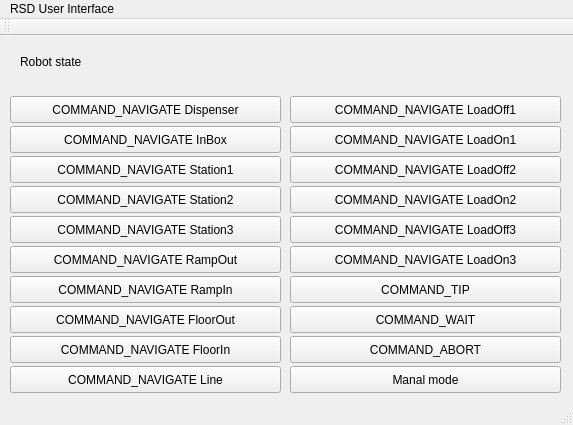
<?xml version="1.0" encoding="UTF-8"?>
<ui version="4.0">
 <class>MainWindow</class>
 <widget class="QMainWindow" name="MainWindow">
  <property name="geometry">
   <rect>
    <x>0</x>
    <y>0</y>
    <width>573</width>
    <height>425</height>
   </rect>
  </property>
  <property name="windowTitle">
   <string>MainWindow</string>
  </property>
  <widget class="QWidget" name="centralWidget">
   <widget class="QPushButton" name="commandWait">
    <property name="geometry">
     <rect>
      <x>290</x>
      <y>270</y>
      <width>271</width>
      <height>27</height>
     </rect>
    </property>
    <property name="text">
     <string>COMMAND_WAIT</string>
    </property>
   </widget>
   <widget class="QPushButton" name="commandNavigateDispenser">
    <property name="geometry">
     <rect>
      <x>10</x>
      <y>60</y>
      <width>271</width>
      <height>27</height>
     </rect>
    </property>
    <property name="text">
     <string>COMMAND_NAVIGATE Dispenser</string>
    </property>
   </widget>
   <widget class="QPushButton" name="commandNavigateInBox">
    <property name="geometry">
     <rect>
      <x>10</x>
      <y>90</y>
      <width>271</width>
      <height>27</height>
     </rect>
    </property>
    <property name="text">
     <string>COMMAND_NAVIGATE InBox</string>
    </property>
   </widget>
   <widget class="QPushButton" name="commandNavigateStation2">
    <property name="geometry">
     <rect>
      <x>10</x>
      <y>150</y>
      <width>271</width>
      <height>27</height>
     </rect>
    </property>
    <property name="text">
     <string>COMMAND_NAVIGATE Station2</string>
    </property>
   </widget>
   <widget class="QPushButton" name="commandNavigateStation3">
    <property name="geometry">
     <rect>
      <x>10</x>
      <y>180</y>
      <width>271</width>
      <height>27</height>
     </rect>
    </property>
    <property name="text">
     <string>COMMAND_NAVIGATE Station3</string>
    </property>
   </widget>
   <widget class="QPushButton" name="commandNavigateStation1">
    <property name="geometry">
     <rect>
      <x>10</x>
      <y>120</y>
      <width>271</width>
      <height>27</height>
     </rect>
    </property>
    <property name="text">
     <string>COMMAND_NAVIGATE Station1</string>
    </property>
   </widget>
   <widget class="QPushButton" name="commandNavigateRampIn">
    <property name="geometry">
     <rect>
      <x>10</x>
      <y>240</y>
      <width>271</width>
      <height>27</height>
     </rect>
    </property>
    <property name="text">
     <string>COMMAND_NAVIGATE RampIn</string>
    </property>
   </widget>
   <widget class="QPushButton" name="commandNavigateFloorOut">
    <property name="geometry">
     <rect>
      <x>10</x>
      <y>270</y>
      <width>271</width>
      <height>27</height>
     </rect>
    </property>
    <property name="text">
     <string>COMMAND_NAVIGATE FloorOut</string>
    </property>
   </widget>
   <widget class="QPushButton" name="commandNavigateRampOut">
    <property name="geometry">
     <rect>
      <x>10</x>
      <y>210</y>
      <width>271</width>
      <height>27</height>
     </rect>
    </property>
    <property name="text">
     <string>COMMAND_NAVIGATE RampOut</string>
    </property>
   </widget>
   <widget class="QPushButton" name="commandNavigateFloorIn">
    <property name="geometry">
     <rect>
      <x>10</x>
      <y>300</y>
      <width>271</width>
      <height>27</height>
     </rect>
    </property>
    <property name="text">
     <string>COMMAND_NAVIGATE FloorIn</string>
    </property>
   </widget>
   <widget class="QPushButton" name="commandNavigateLine">
    <property name="geometry">
     <rect>
      <x>10</x>
      <y>330</y>
      <width>271</width>
      <height>27</height>
     </rect>
    </property>
    <property name="text">
     <string>COMMAND_NAVIGATE Line</string>
    </property>
   </widget>
   <widget class="QPushButton" name="commandNavigateLoadOn1">
    <property name="geometry">
     <rect>
      <x>290</x>
      <y>90</y>
      <width>271</width>
      <height>27</height>
     </rect>
    </property>
    <property name="text">
     <string>COMMAND_NAVIGATE LoadOn1</string>
    </property>
   </widget>
   <widget class="QPushButton" name="commandNavigateLoadOff1">
    <property name="geometry">
     <rect>
      <x>290</x>
      <y>60</y>
      <width>271</width>
      <height>27</height>
     </rect>
    </property>
    <property name="text">
     <string>COMMAND_NAVIGATE LoadOff1</string>
    </property>
   </widget>
   <widget class="QPushButton" name="commandNavigateLoadOn2">
    <property name="geometry">
     <rect>
      <x>290</x>
      <y>150</y>
      <width>271</width>
      <height>27</height>
     </rect>
    </property>
    <property name="text">
     <string>COMMAND_NAVIGATE LoadOn2</string>
    </property>
   </widget>
   <widget class="QPushButton" name="commandNavigateLoadOff2">
    <property name="geometry">
     <rect>
      <x>290</x>
      <y>120</y>
      <width>271</width>
      <height>27</height>
     </rect>
    </property>
    <property name="text">
     <string>COMMAND_NAVIGATE LoadOff2</string>
    </property>
   </widget>
   <widget class="QPushButton" name="commandNavigateLoadOff3">
    <property name="geometry">
     <rect>
      <x>290</x>
      <y>180</y>
      <width>271</width>
      <height>27</height>
     </rect>
    </property>
    <property name="text">
     <string>COMMAND_NAVIGATE LoadOff3</string>
    </property>
   </widget>
   <widget class="QPushButton" name="commandNavigateLoadOn3">
    <property name="geometry">
     <rect>
      <x>290</x>
      <y>210</y>
      <width>271</width>
      <height>27</height>
     </rect>
    </property>
    <property name="text">
     <string>COMMAND_NAVIGATE LoadOn3</string>
    </property>
   </widget>
   <widget class="QPushButton" name="commandTip">
    <property name="geometry">
     <rect>
      <x>290</x>
      <y>240</y>
      <width>271</width>
      <height>27</height>
     </rect>
    </property>
    <property name="text">
     <string>COMMAND_TIP</string>
    </property>
   </widget>
   <widget class="QPushButton" name="commandAbort">
    <property name="geometry">
     <rect>
      <x>290</x>
      <y>300</y>
      <width>271</width>
      <height>27</height>
     </rect>
    </property>
    <property name="text">
     <string>COMMAND_ABORT</string>
    </property>
   </widget>
   <widget class="QPushButton" name="manualMode">
    <property name="geometry">
     <rect>
      <x>290</x>
      <y>330</y>
      <width>271</width>
      <height>27</height>
     </rect>
    </property>
    <property name="text">
     <string>Manal mode</string>
    </property>
   </widget>
   <widget class="QLabel" name="robotStateFeedback">
    <property name="geometry">
     <rect>
      <x>20</x>
      <y>0</y>
      <width>521</width>
      <height>51</height>
     </rect>
    </property>
    <property name="text">
     <string>Robot state</string>
    </property>
   </widget>
  </widget>
  <widget class="QMenuBar" name="menuBar">
   <property name="geometry">
    <rect>
     <x>0</x>
     <y>0</y>
     <width>573</width>
     <height>25</height>
    </rect>
   </property>
   <widget class="QMenu" name="menuRSD_User_Interface">
    <property name="title">
     <string>RSD User Interface</string>
    </property>
   </widget>
   <addaction name="menuRSD_User_Interface"/>
  </widget>
  <widget class="QToolBar" name="mainToolBar">
   <attribute name="toolBarArea">
    <enum>TopToolBarArea</enum>
   </attribute>
   <attribute name="toolBarBreak">
    <bool>false</bool>
   </attribute>
  </widget>
  <widget class="QStatusBar" name="statusBar"/>
 </widget>
 <layoutdefault spacing="6" margin="11"/>
 <resources/>
 <connections/>
</ui>
